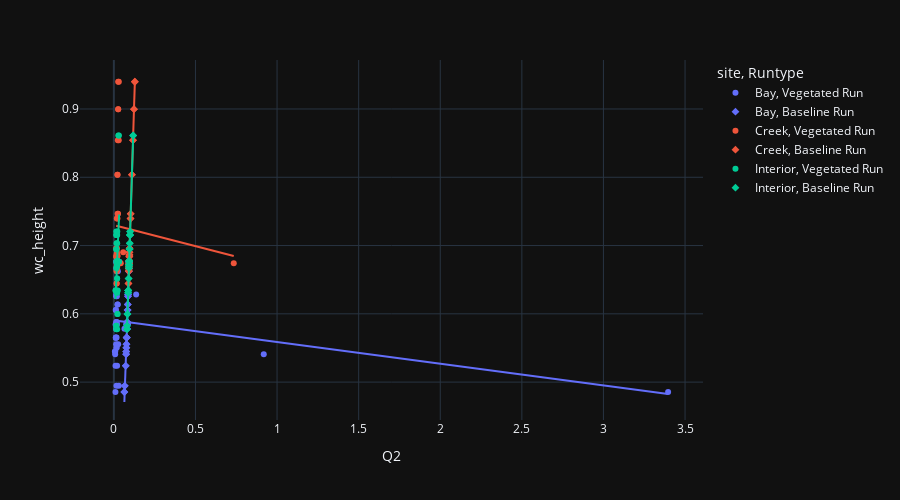

This figure's notebook cell:
### Markdown cell above
## EDA and Scatterplots

### Code cell
fig = px.scatter(dff, x='Q2', y='wc_height', color='site', symbol='Runtype', trendline='ols', template='plotly_dark')
fig.update_layout(
    height=500,
    autosize=True,)
fig.show()
